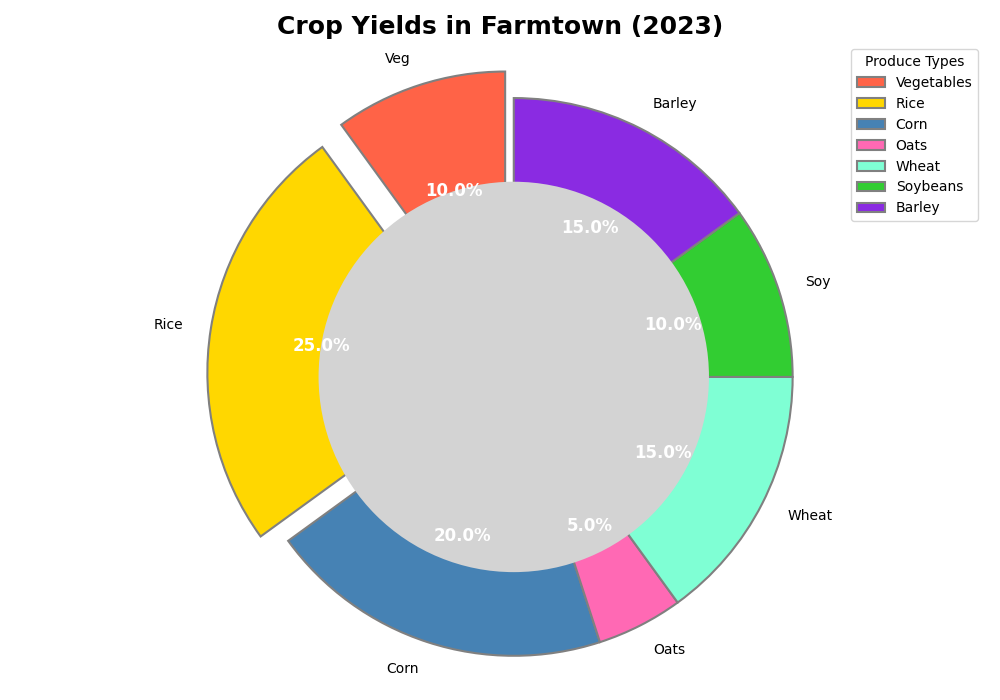

This figure's Python source:
import matplotlib.pyplot as plt

crops = ['Vegetables', 'Rice', 'Corn', 'Oats', 'Wheat', 'Soybeans', 'Barley']
percentages = [10, 25, 20, 5, 15, 10, 15]

new_colors = ['#FF6347', '#FFD700', '#4682B4', '#FF69B4', '#7FFFD4', '#32CD32', '#8A2BE2']

explode = [0.1 if crop in ['Vegetables', 'Rice'] else 0 for crop in crops]

fig, ax = plt.subplots(figsize=(10, 7))
wedges, texts, autotexts = ax.pie(
    percentages,
    labels=['Veg', 'Rice', 'Corn', 'Oats', 'Wheat', 'Soy', 'Barley'],
    colors=new_colors,
    autopct='%1.1f%%',
    startangle=90,
    explode=explode,
    wedgeprops={'edgecolor': 'grey', 'linewidth': 1.5}
)

centre_circle = plt.Circle((0, 0), 0.70, fc='lightgrey')
fig.gca().add_artist(centre_circle)

ax.axis('equal')

for autotext in autotexts:
    autotext.set_color('white')
    autotext.set_fontsize(12)
    autotext.set_weight('bold')

plt.title("Crop Yields in Farmtown (2023)", fontsize=18, fontweight='bold', ha='center')

plt.legend(wedges, crops, title="Produce Types", loc='upper right', bbox_to_anchor=(1, 1))

plt.tight_layout()
plt.show()
